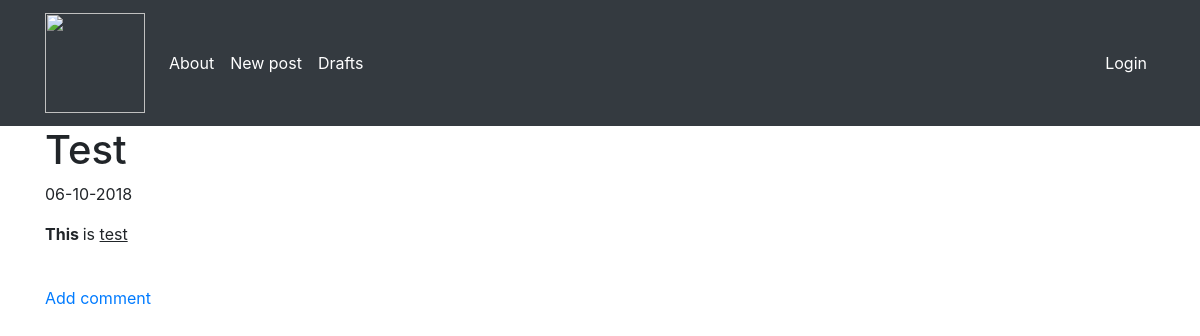
The page /posts/7 on the database as committed earlier.
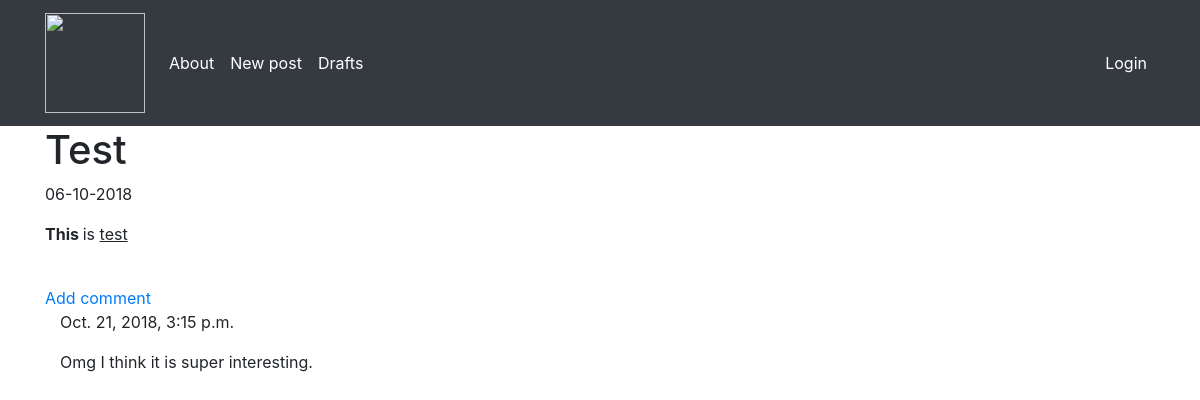
The same page on the database as committed later.
### blog/models.py (models this page shows, shortened)
class Comment(models.Model):
    post = models.ForeignKey('blog.Post', on_delete=models.CASCADE, related_name='comments')  # associated with a post
    author = models.CharField(max_length=100)
    text = models.TextField()
    date_create = models.DateTimeField(default=timezone.now())
    approved_comment = models.BooleanField(default=False)

### blog/views.py (the view)
# urls.py: path('posts/<int:pk>', views.PostContentView.as_view(), name='post_content'),
class PostContentView(DetailView):
    model = Post
    template_name = 'blog/post_content.html'  # override default post_detail.html template

### blog/templates/blog/post_content.html (shortened to what this page needs)
{% extends 'blog/shared.html' %}
{% block content_block %}
    <h1>{{object.title}}</h1>
    {% if object.date_publish %}
        <div>{{object.date_publish|date:'d-m-Y'}}</div>
    {% else %}
        <a class="btn btn-default" href="{% url 'publish_post' pk=post.pk %}">Publish</a>
    {% endif %}
    <p>{{post.text|safe|linebreaksbr}}</p>
    <br>
    <a href="{% url 'add_comment_to_post' pk=post.pk %}">Add comment</a>
    <div class="container">
        {% for comment in post.comments.all %}
            {% if user.is_authenticated or comment.approved_comment %}
                {{comment.date_create}}
                <p>{{comment.text|safe|linebreaksbr}}</p>
            {% endif %}
        {% endfor %}
    </div>
{% endblock %}

Rows that differ between the two databases and show on the page:
added Comment: date_create "Oct. 21, 2018, 3:15 p.m.", text "Omg I think it is super interesting."
